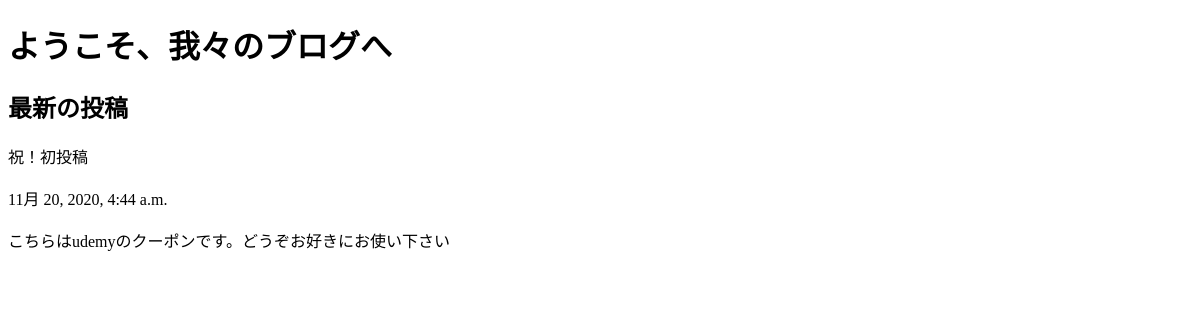
The app's page /posts/, older data.
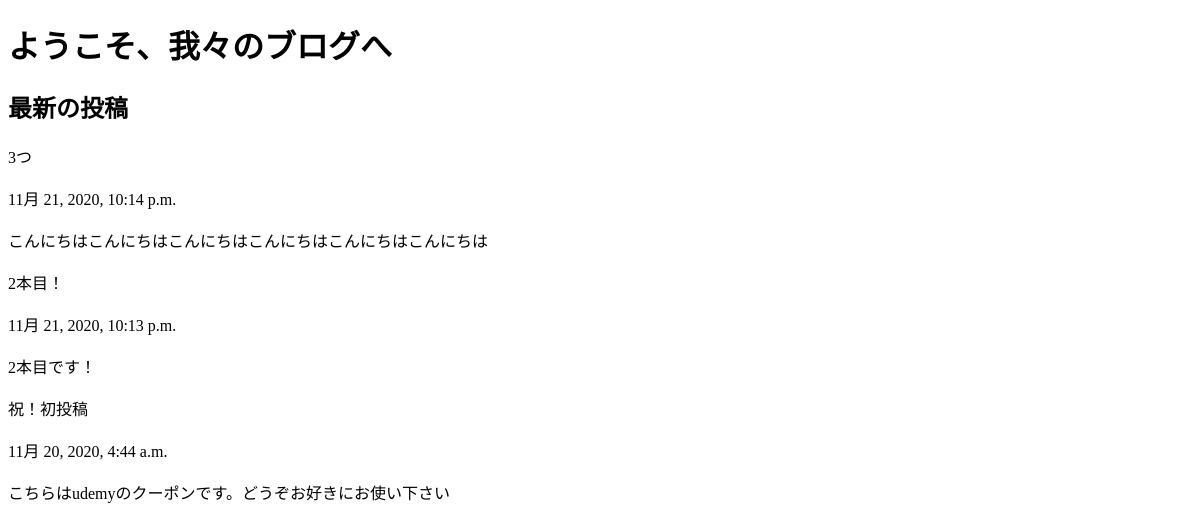
The same page, newer data.
### posts/models.py (models this page shows, shortened)
class Post(models.Model):
    title = models.CharField(max_length=100)
    published = models.DateTimeField()
    image = models.ImageField(upload_to='media/')
    body = models.TextField()
    def summary(self):
        return self.body[:30]

### posts/views.py (the view)
def index(request):
    posts = Post.objects.order_by('-published')
    return render(request, 'posts/index.html', {'posts': posts})

### posts/templates/posts/index.html (shortened to what this page needs)
<!DOCTYPE html>
<html lang="ja">
<head>
</head>
<body>
    <h1>ようこそ、我々のブログへ</h1>
    <h2>最新の投稿</h2>
    {% for post in posts.all %}
      {{ post.title }}
      <br /><br />
      {{ post.published }}
      <br /><br />
      {{ post.summary }}
      <br /><br />
    {% endfor %}
</body>
</html>

Row changes from the older to the newer data that the page shows:
added Post: title "3つ", published "11月 21, 2020, 10:14 p.m.", summary "こんにちはこんにちはこんにちはこんにちはこんにちはこんにちは"
added Post: title "2本目！", published "11月 21, 2020, 10:13 p.m.", summary "2本目です！"
